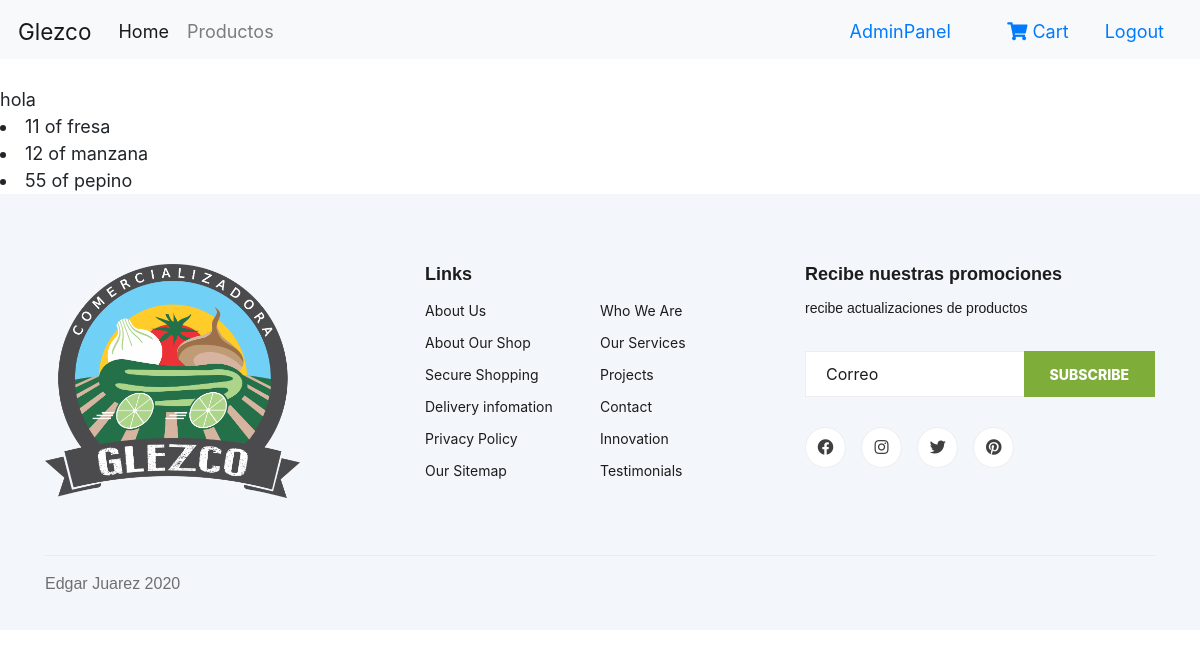
Page /Panel/ordenesCanceladas (signed in) on the earlier database version.
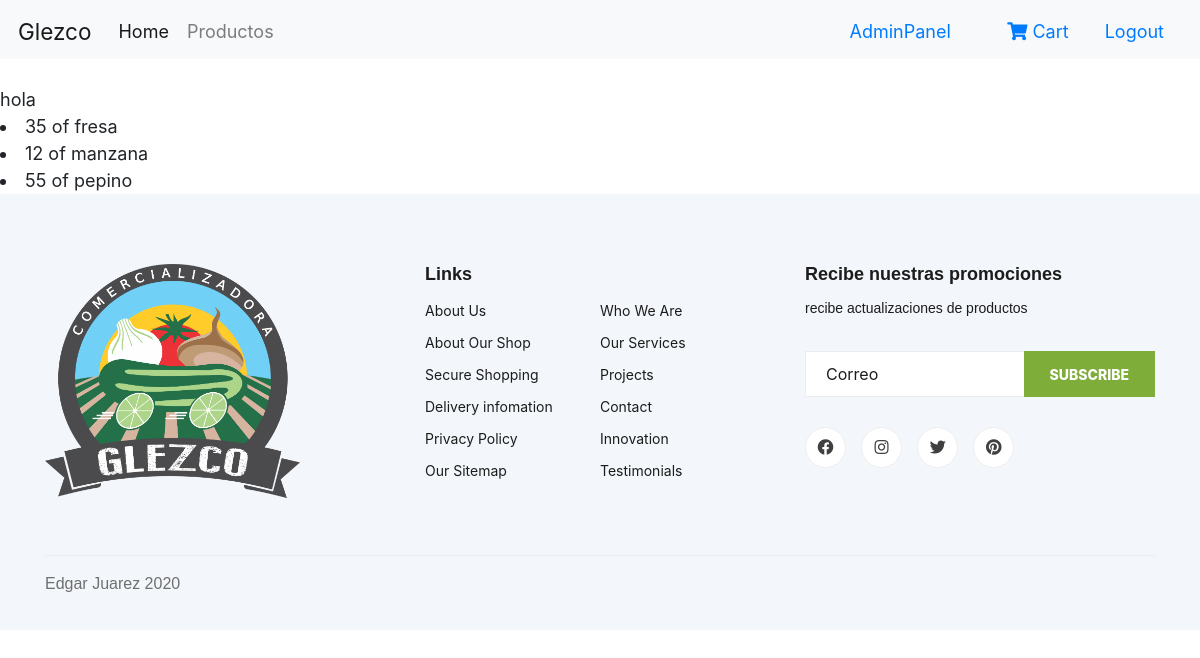
Same page on the later database version.
### core/models.py (models this page shows, shortened)
class OrderItem(models.Model):
    user = models.ForeignKey(settings.AUTH_USER_MODEL, on_delete=models.CASCADE)
    ordered = models.BooleanField(default=False)
    item = models.ForeignKey(productos, on_delete=models.CASCADE)
    quantity = models.IntegerField(default=1)
    def __str__(self):
        return f"{self.quantity} of {self.item.titulo}"

class productos(models.Model):
    titulo = models.CharField(max_length=100)
    descripcion = models.TextField(blank=True)
    price = models.FloatField(default=1) #quitar
    image = models.ImageField(upload_to='media/core/images/')
    slug = models.SlugField(null=False, unique=True)
    disponible = models.BooleanField(default=True)

### core/views.py (the view)
# urls.py: path('Panel/ordenesCanceladas', views.ver_ordenes_canceladas, name='OrdenesMasterCanceladas'),
@login_required
def ver_ordenes_canceladas(request):
    todos = Order.objects.filter(cancelled=True).order_by('-ordered_date_pedido')
    return render(request, 'core/OrdenCancelada.html', {'object_list':todos})

### core/templates/core/OrdenCancelada.html
{% extends "core/base.html" %}
{% block content %}
{% for item in object_list %}
    <br>
    {% if item.items.all %}
        {{item.user}}
        {% for prof in item.items.all %}
            <li>
                {{prof}}
            </li>
        {% endfor %}
    {% endif %}
{% empty %}
    <li>No articles yet.</li>
{% endfor %}
{% endblock content %}

Differences in the rows shown:
changed OrderItem: quantity+item "11 of fresa" → "35 of fresa"
